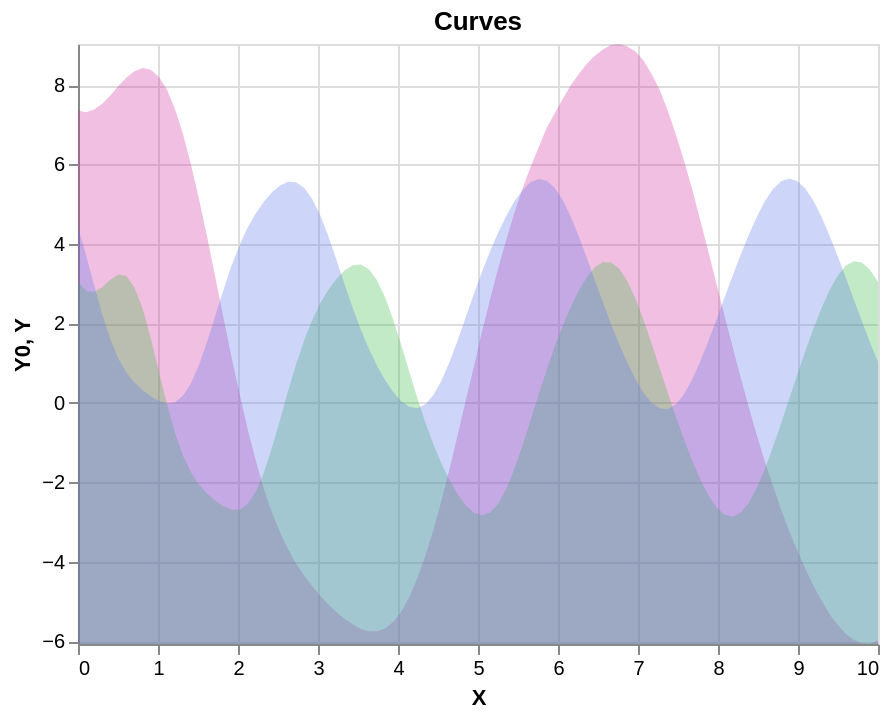

The notebook cell saved with this chart:
### Markdown cell above
## Plot Altair Vis

We now want to generate the datasets that will go into our vega charts. We don't yet have to worry about rendering these, we'll just define the functions to generate the data.

### Code cell
import random
def generate_random_colors(n, colors=None, seed=None):
    """
    Return a list of n colors.
    If `colors` is provided, it will return the first n colors from that list.
    Otherwise, generate n random hex colors using a reproducible random seed.
    """
    if colors is not None:
        if len(colors) < n:
            raise ValueError(f"Not enough colors provided. Needed {n}, but got {len(colors)}.")
        return colors[:n]
    else:
        rnd = random.Random(seed)
        return [f"#{rnd.randint(0, 0xFFFFFF):06x}" for _ in range(n)]



def plot_altair_curve(seed=None, num_curves=3, opacity=0.3, colors = None):
    """
    Generate and plot multiple smooth random curved lines using Altair with shaded areas.
    Automatically scales the y-axis to fit the minimum and maximum values across all curves.
    """
    if seed is not None:
        np.random.seed(seed)  # Set seed for reproducibility
    
    curves_data = []
    shaded_data = []
    y_min_global = float('inf')
    y_max_global = float('-inf')

    for i in range(num_curves):
        curve_seed = seed + i if seed is not None else None
        x, y = generate_smooth_curve(num_points=100, seed=curve_seed)
        df = pd.DataFrame({'X': x, 'Y': y, 'Curve': f'Curve {i+1}'})
        curves_data.append(df)
        y_min_global = min(y_min_global, np.min(y))
        y_max_global = max(y_max_global, np.max(y))
    
    for df in curves_data:
        df_shade = df.copy()
        df_shade['Y0'] = y_min_global  # Shade from the global minimum y-value up to the curve
        shaded_data.append(df_shade)
    
    all_curves = pd.concat(curves_data)
    all_shaded = pd.concat(shaded_data)
    
    y_scale = alt.Scale(domain=[y_min_global, y_max_global])  # Auto-scale y-axis
    
    # line_chart = alt.Chart(all_curves).mark_line(opacity=opacity).encode(
    #     x='X:Q',
    #     y=alt.Y('Y:Q', scale=y_scale),
    #     color=alt.Color('Curve:N', legend=alt.Legend(title="Curves"))
    # )
    #custom_palette = ['#ff0000', '#00ff00', '#0000ff', '#aaaaaa']
    # Handle colors if not explicitly passed
    if colors is None:
        curve_names = all_shaded['Curve'].unique()
        color_list = generate_random_colors(len(curve_names), 
                                            #colors=custom_palette, 
                                            seed=seed)
        color_scale = dict(zip(curve_names, color_list))
        colors = alt.Color('Curve:N',
                           scale=alt.Scale(domain=list(color_scale.keys()),
                                           range=list(color_scale.values())),
                           legend=None)

    shaded_chart = alt.Chart(all_shaded).mark_area(opacity=opacity).encode(
        x='X:Q',
        y=alt.Y('Y0:Q', scale=y_scale),
        y2='Y:Q',
        color=colors
    )
    
    #return (shaded_chart + line_chart).properties(
    return (shaded_chart).properties(
        width=400,
        height=300,
        title="Curves"
    )

# Use the function to print a test plot
plot_altair_curve(seed=44, num_curves=3, opacity=0.3)

### Figure 1 — Vega-Lite specification as saved in the notebook (floating-point values rounded to 4 significant figures; data arrays with more than 128 entries replaced by an {"elided": "..."} marker saying what was removed)
{"config": {"view": {"continuousWidth": 300, "continuousHeight": 300}}, "data": {"name": "data-5b225b2ae883abdf791937b92314d135"}, "mark": {"type": "area", "opacity": 0.3}, "encoding": {"color": {"field": "Curve", "legend": null, "scale": {"domain": ["Curve 1", "Curve 2", "Curve 3"], "range": ["#d12b9d", "#3bba42", "#5a73eb"]}, "type": "nominal"}, "x": {"field": "X", "type": "quantitative"}, "y": {"field": "Y0", "scale": {"domain": [-6.073, 9.033]}, "type": "quantitative"}, "y2": {"field": "Y"}}, "height": 300, "title": "Curves", "width": 400, "$schema": "https://vega.github.io/schema/vega-lite/v5.20.1.json", "datasets": {"data-5b225b2ae883abdf791937b92314d135": {"elided": "300 records"}}}
